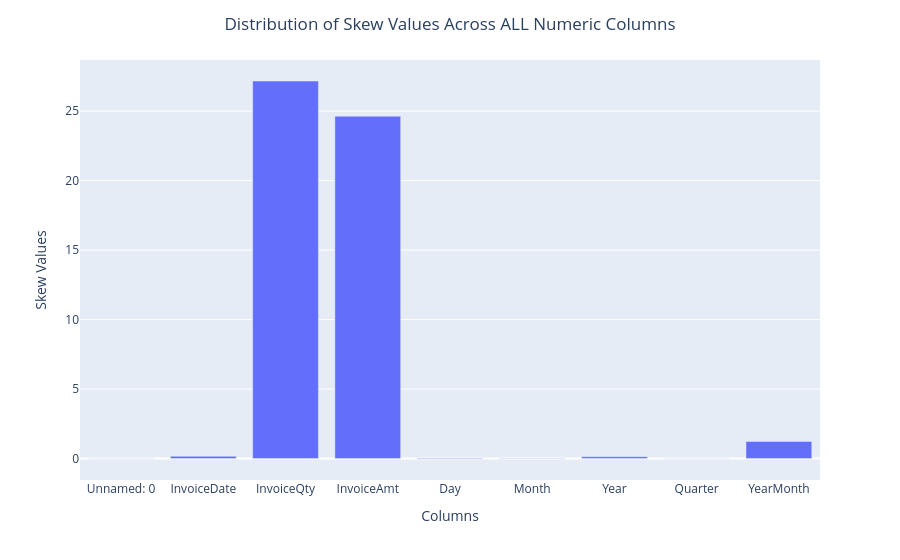

Notebook source saved alongside this figure:
### Markdown cell above
# Get Column Skew/Kurtosis

### Code cell
#get column skew/kurtosis and show some Q-Q plots where possible

modETL.funcGetColumnSkew(dfSales_DataSet_Work)

### Figure 1 — Plotly figure (JSON) as saved in the notebook; plotly's stock layout.template omitted (floating-point values rounded to 4 significant figures)
{"data": [{"hovertemplate": "Column=%{x}<br>Skew=%{y}<extra></extra>", "legendgroup": "", "marker": {"color": "#636efa", "pattern": {"shape": ""}}, "name": "", "orientation": "v", "showlegend": false, "textposition": "auto", "type": "bar", "x": ["Unnamed: 0", "InvoiceDate", "InvoiceQty", "InvoiceAmt", "Day", "Month", "Year", "Quarter", "YearMonth"], "xaxis": "x", "y": [0.0, 0.1649, 27.17, 24.63, -0.0295, -0.01042, 0.1369, 0.003546, 1.233], "yaxis": "y"}], "layout": {"barmode": "relative", "legend": {"tracegroupgap": 0}, "margin": {"t": 60}, "title": {"text": "Distribution of Skew Values Across ALL Numeric Columns", "x": 0.5}, "xaxis": {"anchor": "y", "domain": [0, 1], "title": {"text": "Columns"}}, "yaxis": {"anchor": "x", "domain": [0, 1], "title": {"text": "Skew Values"}}}}
